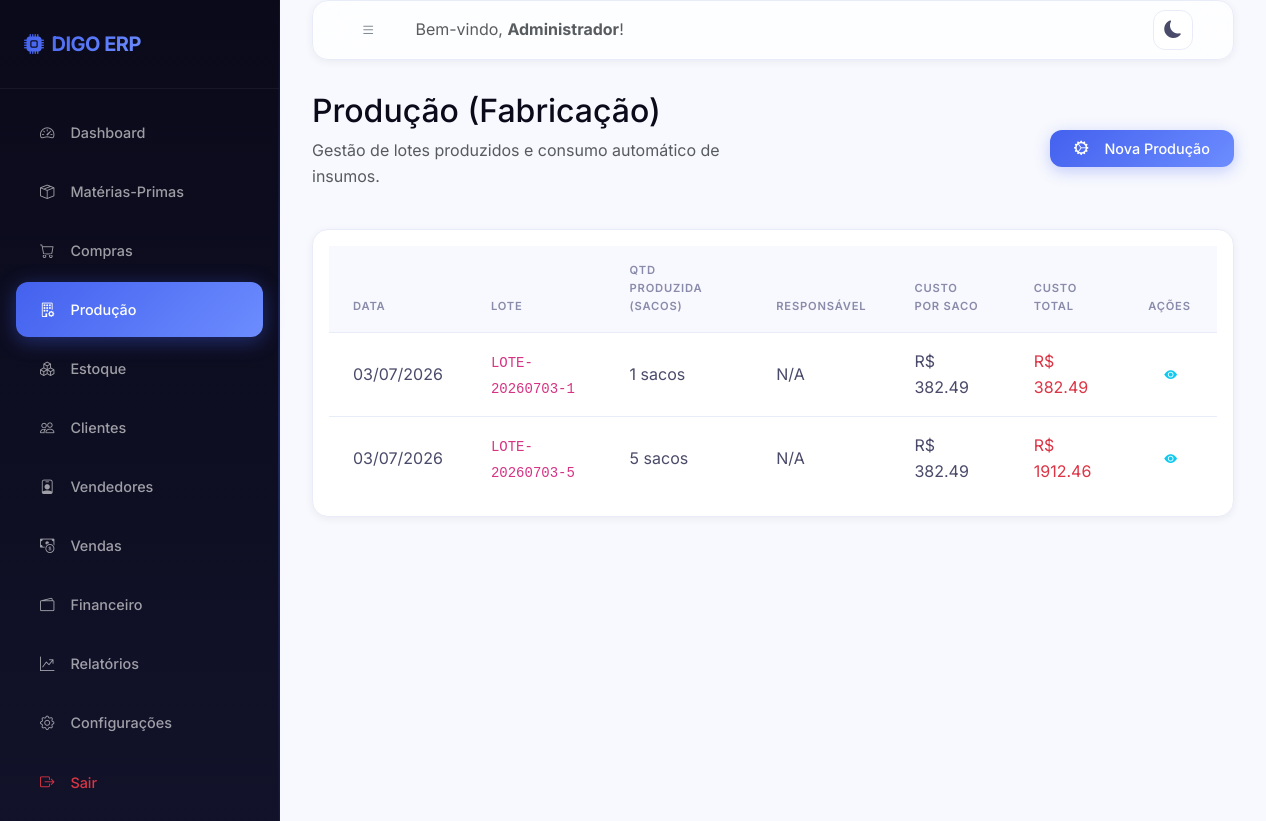
Before: /producao/ (signed in) with the older database file.
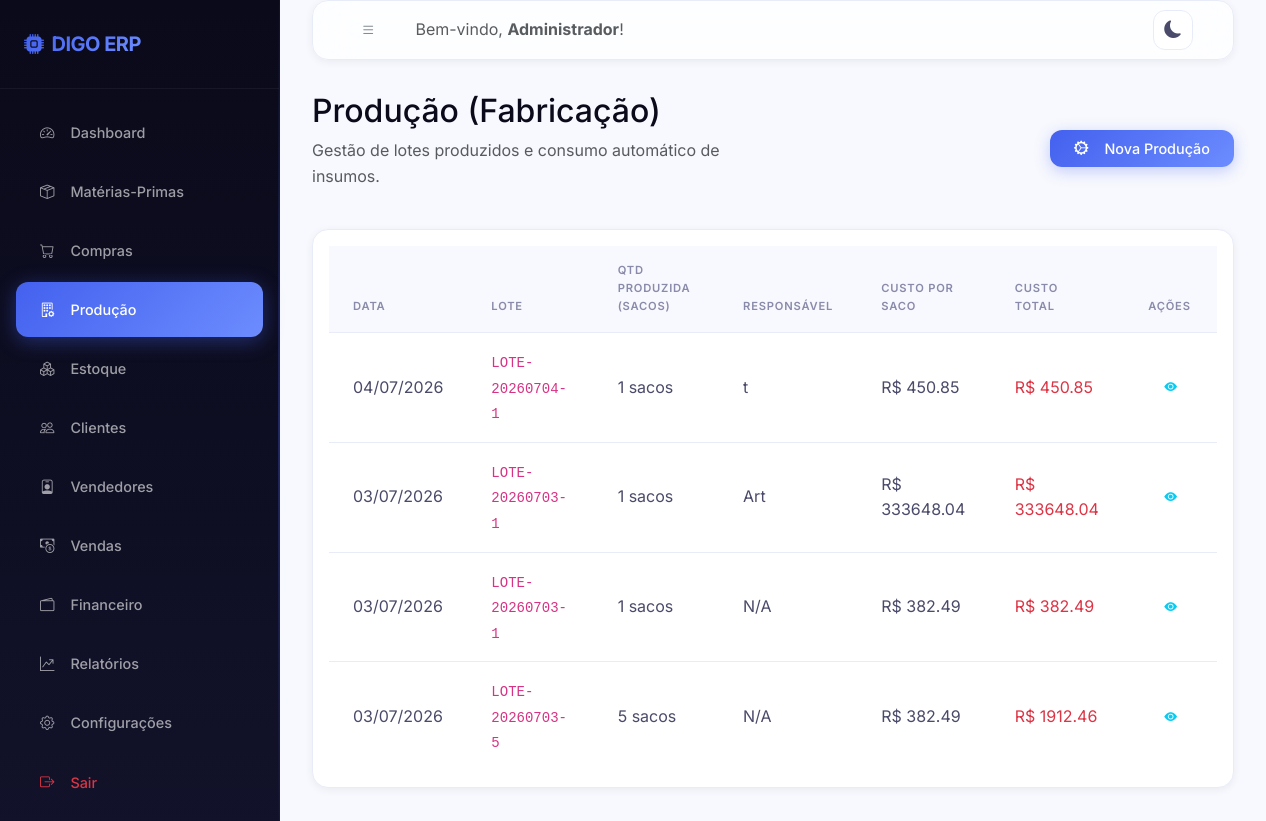
After: the same page with the newer database file.
### models/producao.py (models this page shows, shortened)
class Producao(db.Model):
    __tablename__ = 'producao'
    id = db.Column(db.Integer, primary_key=True)
    data = db.Column(db.Date, nullable=False)
    lote = db.Column(db.String(50))
    quantidade_sacos = db.Column(db.Integer, nullable=False)
    responsavel = db.Column(db.String(100))
    custo_total = db.Column(db.Float, default=0.0)
    custo_por_saco = db.Column(db.Float, default=0.0)
    observacoes = db.Column(db.Text)
    criado_por = db.Column(db.Integer, db.ForeignKey('usuarios.id'))
    criado_em = db.Column(db.DateTime, default=datetime.utcnow)
    consumo_celulosico_kg = db.Column(db.Float, default=0.0)
    consumo_celugel_kg = db.Column(db.Float, default=0.0)
    consumo_fibra_kg = db.Column(db.Float, default=0.0)
    consumo_embalagem_un = db.Column(db.Integer, default=0)
    consumo_adesivo_un = db.Column(db.Integer, default=0)

### routes/producao.py (the view)
@producao_bp.route('/')
@login_required
def index():
    page = request.args.get('page', 1, type=int)
    producoes = Producao.query.order_by(
        Producao.data.desc(), Producao.id.desc()
    ).paginate(page=page, per_page=20)
    return render_template('producao/index.html', producoes=producoes)

### models/usuario.py (called while the page is built)
    @property
    def is_admin(self):
        return self.perfil == 'admin'

### templates/producao/index.html (shortened to what this page needs)
{% extends 'base.html' %}
{% block content %}
<div class="row mb-4 align-items-center">
    <div class="col-sm-6">
        <h2 class="font-weight-bold">Produção (Fabricação)</h2>
        <p class="text-muted">Gestão de lotes produzidos e consumo automático de insumos.</p>
    </div>
    <div class="col-sm-6 text-sm-end">
        <a href="{{ url_for('producao.nova') }}" class="btn btn-primary"><i class="bi bi-gear-wide-connected me-2"></i>Nova Produção</a>
    </div>
</div>
<div class="card p-3">
    <div class="table-responsive">
        <table class="table table-hover">
            <thead>
                <tr>
                    <th>Data</th>
                    <th>Lote</th>
                    <th>Qtd Produzida (Sacos)</th>
                    <th>Responsável</th>
                    <th>Custo por Saco</th>
                    <th>Custo Total</th>
                    <th>Ações</th>
                </tr>
            </thead>
            <tbody>
                {% for p in producoes.items %}
                <tr>
                    <td>{{ p.data.strftime('%d/%m/%Y') }}</td>
                    <td><code>{{ p.lote }}</code></td>
                    <td>{{ p.quantidade_sacos }} sacos</td>
                    <td>{{ p.responsavel or 'N/A' }}</td>
                    <td>R$ {{ p.custo_por_saco|round(2) }}</td>
                    <td class="font-weight-bold text-danger">R$ {{ p.custo_total|round(2) }}</td>
                    <td>
                        <a href="{{ url_for('producao.detalhe', id=p.id) }}" class="btn btn-sm btn-outline-info"><i class="bi bi-eye-fill"></i></a>
                    </td>
                </tr>
                {% else %}
                <tr>
                    <td colspan="7" class="text-center text-muted">Nenhuma produção registrada.</td>
                </tr>
                {% endfor %}
            </tbody>
        </table>
    </div>
</div>
{% endblock %}

Changed rows visible on the page:
added Producao: data "04/07/2026", lote "LOTE-20260704-1", quantidade_sacos "1", responsavel "t", custo_por_saco "450.85", custo_total "450.85"
added Producao: data "03/07/2026", lote "LOTE-20260703-1", quantidade_sacos "1", responsavel "Art", custo_por_saco "333648.04", custo_total "333648.04"
